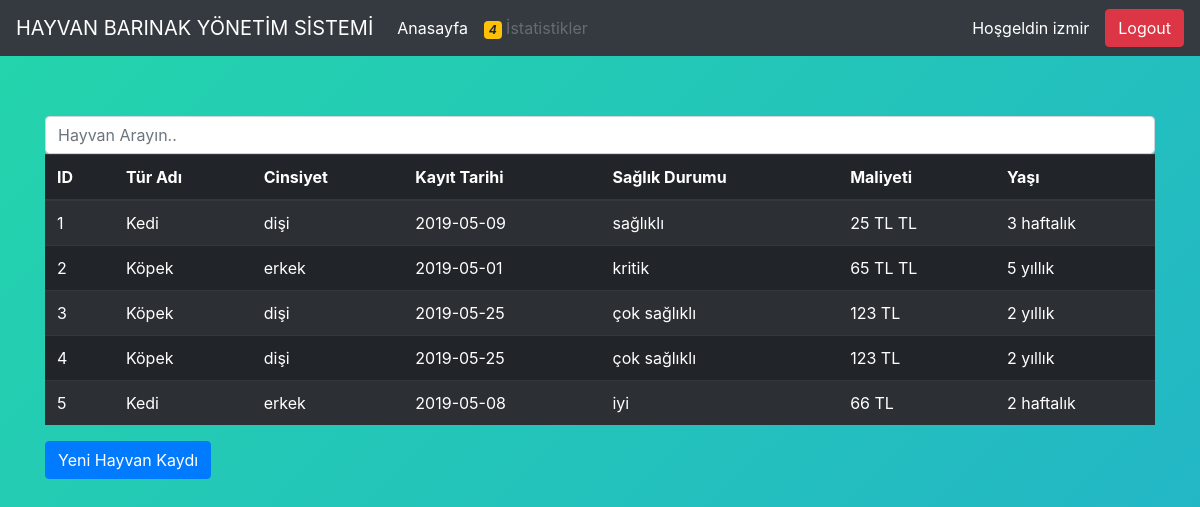
The app's page /hayvanlar.php (signed in) with its own data.
### tables this page shows
CREATE TABLE IF NOT EXISTS `belediye_hayvan` (
  `belediyeID` int(11) NOT NULL,
  `hayvanID` int(11) NOT NULL
);

CREATE TABLE IF NOT EXISTS `hayvan` (
  `id` int(11) NOT NULL AUTO_INCREMENT,
  `türID` int(11) NOT NULL,
  `cinsiyet` varchar(10) NOT NULL,
  `kayıtTarihi` date NOT NULL,
  `sağlıkDurumu` varchar(50) NOT NULL,
  `maliyet` varchar(10) NOT NULL,
  `yaşı` varchar(10) NOT NULL,
  PRIMARY KEY (`id`)
);

### hayvanlar.php (the view, shortened to what this page needs)
<?php
include("header.php");
?>
<div class="container" style="margin-top: 5%;">
  <input class="form-control" id="myInput" type="text" placeholder="Hayvan Arayın..">
<table class="table table-striped table-dark">
  <thead>
    <tr>
      <th scope="col">ID</th>
      <th scope="col">Tür Adı</th>
      <th scope="col">Cinsiyet</th>
      <th scope="col">Kayıt Tarihi</th>
      <th scope="col">Sağlık Durumu</th>
      <th scope="col">Maliyeti</th>
      <th scope="col">Yaşı</th>
    </tr>
  </thead>
  <tbody id="myTable">
<?php
   include("config.php");
$bldID = mysqli_real_escape_string($db,$_SESSION['bldID']);
$sql="SELECT * from belediye_hayvan
 INNER JOIN hayvan ON hayvan.id=belediye_hayvan.hayvanID
 INNER JOIN tür ON tür.türID=hayvan.türID
 where belediye_hayvan.belediyeID='$bldID' ";
 $result = mysqli_query($db,$sql);
if ($result!="") {
if(mysqli_num_rows($result) > 0 ){
  while ($row = mysqli_fetch_array($result)){ ?>
 <tr>
       <td><?php echo $row['id'];   ?>  </td>
       <td><?php echo $row['ad'];   ?> </td>
       <td><?php echo $row['cinsiyet'];   ?></td>
       <td><?php echo $row['kayıtTarihi'];   ?></td>
       <td><?php echo $row['sağlıkDurumu'];   ?></td>
       <td><?php echo $row['maliyet']." TL";   ?></td>
       <td><?php echo $row['yaşı'];   ?></td>
 </tr>
<?php } } }
?> </tbody>
</table>
<button id="btnEkle" type="button" class="btn btn-primary" data-toggle="modal" data-target="#ekleModal">Yeni Hayvan Kaydı</button>
</div>

### header.php (shortened to what this page needs)
<link rel="stylesheet" href="https://maxcdn.bootstrapcdn.com/bootstrap/4.0.0/css/bootstrap.min.css">
<link href="css/main.css" rel="stylesheet">
<nav class="navbar navbar-icon-top navbar-expand-lg navbar-dark bg-dark">
  <a class="navbar-brand" href="#">HAYVAN BARINAK YÖNETİM SİSTEMİ</a>
  <div class="collapse navbar-collapse" id="navbarSupportedContent">
    <ul class="navbar-nav mr-auto">
      <li class="nav-item active">
        <a class="nav-link" href="index.php">
          Anasayfa
          </a>
      </li>
      <li class="nav-item">
        <a class="nav-link disabled" href="istatistikler.php">
          <i class="fa fa-envelope-o">
            <span class="badge badge-warning">4</span>
          </i>
          İstatistikler
        </a>
      </li>
    </ul>
   Hoşgeldin <?php session_start(); echo $_SESSION['login_user'];
   ?>
      <a href="logout.php" class="btn btn-danger" style="margin-left: 2%; ">Logout</a>
  </div>
</nav>

### records on screen
belediye_hayvan: hayvan.id "1", tür.ad "Kedi", hayvan.cinsiyet "dişi", hayvan.kayıtTarihi "2019-05-09", hayvan.sağlıkDurumu "sağlıklı", hayvan.maliyet "25 TL", hayvan.yaşı "3 haftalık"
belediye_hayvan: hayvan.id "2", tür.ad "Köpek", hayvan.cinsiyet "erkek", hayvan.kayıtTarihi "2019-05-01", hayvan.sağlıkDurumu "kritik", hayvan.maliyet "65 TL", hayvan.yaşı "5 yıllık"
belediye_hayvan: hayvan.id "3", tür.ad "Köpek", hayvan.cinsiyet "dişi", hayvan.kayıtTarihi "2019-05-25", hayvan.sağlıkDurumu "çok sağlıklı", hayvan.maliyet "123", hayvan.yaşı "2 yıllık"
belediye_hayvan: hayvan.id "4", tür.ad "Köpek", hayvan.cinsiyet "dişi", hayvan.kayıtTarihi "2019-05-25", hayvan.sağlıkDurumu "çok sağlıklı", hayvan.maliyet "123", hayvan.yaşı "2 yıllık"
belediye_hayvan: hayvan.id "5", tür.ad "Kedi", hayvan.cinsiyet "erkek", hayvan.kayıtTarihi "2019-05-08", hayvan.sağlıkDurumu "iyi", hayvan.maliyet "66", hayvan.yaşı "2 haftalık"

### other values on screen
$_SESSION['login_user'] "izmir"
